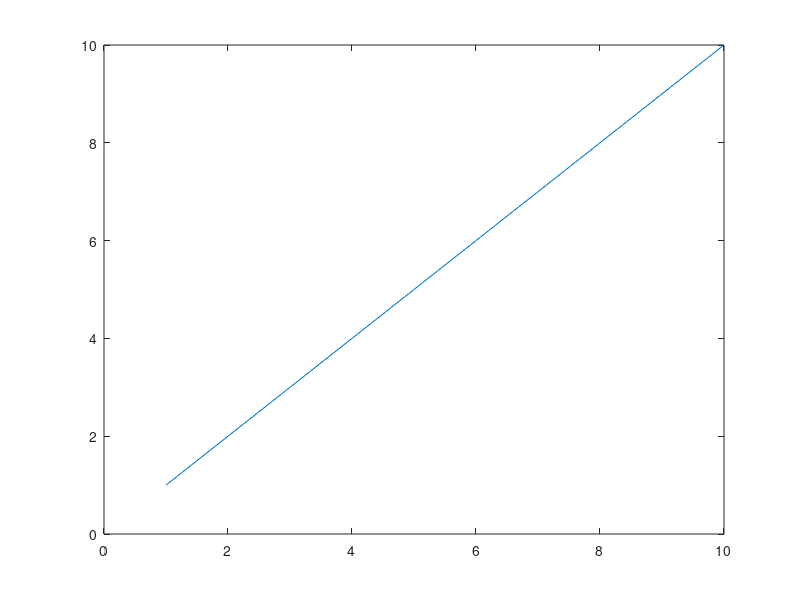

Reproduce this figure in MATLAB.
disp('1');
% try 
%    figure; % in case someone wants to see the image at runtime
% catch

% end

x=1:10; y=x;
disp('1');
figure;
h = plot(x, y);
saveas(h, '../../output/histMat.png');
disp('2');
